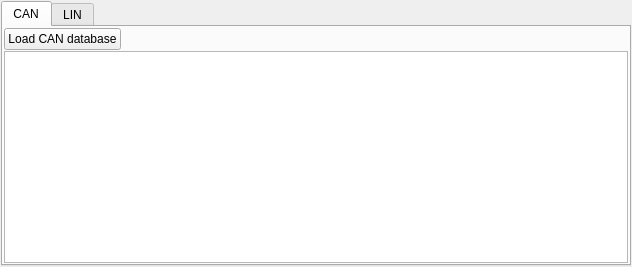
<?xml version="1.0" encoding="UTF-8"?>
<ui version="4.0">
 <class>BusDatabaseManager</class>
 <widget class="QWidget" name="BusDatabaseManager">
  <property name="geometry">
   <rect>
    <x>0</x>
    <y>0</y>
    <width>632</width>
    <height>267</height>
   </rect>
  </property>
  <property name="windowTitle">
   <string>Form</string>
  </property>
  <layout class="QGridLayout" name="gridLayout">
   <property name="leftMargin">
  <number>1</number>
</property>
   <property name="topMargin">
  <number>1</number>
</property>
   <property name="rightMargin">
  <number>1</number>
</property>
   <property name="bottomMargin">
  <number>1</number>
</property>
   <property name="spacing">
  <number>1</number>
</property>
   <item row="0" column="0">
    <widget class="QTabWidget" name="tabWidget">
     <property name="currentIndex">
      <number>0</number>
     </property>
     <widget class="QWidget" name="tab">
      <attribute name="title">
       <string>CAN</string>
      </attribute>
      <layout class="QGridLayout" name="gridLayout_4">
       <property name="leftMargin">
  <number>1</number>
</property>
       <property name="topMargin">
  <number>1</number>
</property>
       <property name="rightMargin">
  <number>1</number>
</property>
       <property name="bottomMargin">
  <number>1</number>
</property>
       <property name="spacing">
  <number>1</number>
</property>
       <item row="0" column="0">
        <widget class="QPushButton" name="load_can_database_btn">
         <property name="text">
          <string>Load CAN database</string>
         </property>
         <property name="icon">
          <iconset resource="resource.qrc">
           <normaloff>:/open.png</normaloff>:/open.png</iconset>
         </property>
        </widget>
       </item>
       <item row="0" column="1">
        <spacer name="horizontalSpacer">
         <property name="orientation">
          <enum>Qt::Orientation::Horizontal</enum>
         </property>
         <property name="sizeHint" stdset="0">
          <size>
           <width>40</width>
           <height>20</height>
          </size>
         </property>
        </spacer>
       </item>
       <item row="1" column="0" colspan="2">
        <widget class="MinimalListWidget" name="can_database_list"/>
       </item>
      </layout>
     </widget>
     <widget class="QWidget" name="tab_2">
      <attribute name="title">
       <string>LIN</string>
      </attribute>
      <layout class="QGridLayout" name="gridLayout_8">
       <property name="leftMargin">
  <number>1</number>
</property>
       <property name="topMargin">
  <number>1</number>
</property>
       <property name="rightMargin">
  <number>1</number>
</property>
       <property name="bottomMargin">
  <number>1</number>
</property>
       <property name="spacing">
  <number>1</number>
</property>
       <item row="0" column="0">
        <widget class="QPushButton" name="load_lin_database_btn">
         <property name="text">
          <string>Load LIN database</string>
         </property>
         <property name="icon">
          <iconset resource="resource.qrc">
           <normaloff>:/open.png</normaloff>:/open.png</iconset>
         </property>
        </widget>
       </item>
       <item row="0" column="1">
        <spacer name="horizontalSpacer_3">
         <property name="orientation">
          <enum>Qt::Orientation::Horizontal</enum>
         </property>
         <property name="sizeHint" stdset="0">
          <size>
           <width>40</width>
           <height>20</height>
          </size>
         </property>
        </spacer>
       </item>
       <item row="1" column="0" colspan="2">
        <widget class="MinimalListWidget" name="lin_database_list"/>
       </item>
      </layout>
     </widget>
    </widget>
   </item>
  </layout>
 </widget>
 <customwidgets>
  <customwidget>
   <class>MinimalListWidget</class>
   <extends>QListWidget</extends>
   <header>asammdf.gui.widgets.list.h</header>
  </customwidget>
 </customwidgets>
 <resources>
  <include location="resource.qrc"/>
 </resources>
 <connections/>
</ui>
